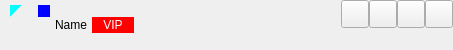
    <widget class="QWidget" name="top" native="true">
     <property name="sizePolicy">
      <sizepolicy hsizetype="Preferred" vsizetype="Fixed">
       <horstretch>0</horstretch>
       <verstretch>0</verstretch>
      </sizepolicy>
     </property>
     <property name="minimumSize">
      <size>
       <width>0</width>
       <height>50</height>
      </size>
     </property>
     <property name="maximumSize">
      <size>
       <width>16777215</width>
       <height>50</height>
      </size>
     </property>
     <layout class="QHBoxLayout" name="horizontalLayout_7">
      <property name="spacing">
       <number>5</number>
      </property>
      <property name="leftMargin">
       <number>10</number>
      </property>
      <property name="topMargin">
       <number>0</number>
      </property>
      <property name="rightMargin">
       <number>0</number>
      </property>
      <property name="bottomMargin">
       <number>0</number>
      </property>
      <item>
       <widget class="QWidget" name="icon" native="true">
        <property name="sizePolicy">
         <sizepolicy hsizetype="Fixed" vsizetype="Fixed">
          <horstretch>0</horstretch>
          <verstretch>0</verstretch>
         </sizepolicy>
        </property>
        <property name="minimumSize">
         <size>
          <width>40</width>
          <height>40</height>
         </size>
        </property>
        <property name="maximumSize">
         <size>
          <width>40</width>
          <height>40</height>
         </size>
        </property>
        <property name="cursor">
         <cursorShape>PointingHandCursor</cursorShape>
        </property>
        <property name="styleSheet">
         <string notr="true">QWidget#icon
{
border-radius:20;
border-image: url(:/res/talk/icon.jpg)
}</string>
        </property>
        <layout class="QVBoxLayout" name="verticalLayout_3">
         <property name="spacing">
          <number>0</number>
         </property>
         <property name="leftMargin">
          <number>0</number>
         </property>
         <property name="topMargin">
          <number>0</number>
         </property>
         <property name="rightMargin">
          <number>0</number>
         </property>
         <property name="bottomMargin">
          <number>0</number>
         </property>
         <item>
          <layout class="QHBoxLayout" name="horizontalLayout_5">
           <property name="spacing">
            <number>0</number>
           </property>
           <item>
            <widget class="QLabel" name="status_lt">
             <property name="minimumSize">
              <size>
               <width>12</width>
               <height>12</height>
              </size>
             </property>
             <property name="maximumSize">
              <size>
               <width>12</width>
               <height>12</height>
              </size>
             </property>
             <property name="styleSheet">
              <string notr="true">QLabel#status_lt
{
background-color:qlineargradient(spread:pad, x1:0, y1:0, x2:1, y2:1, stop:0 rgba(0, 255, 255, 255), stop:0.492147 rgba(0, 255, 255, 255), stop:0.502618 rgba(0, 0, 0, 0))
}</string>
             </property>
             <property name="text">
              <string/>
             </property>
            </widget>
           </item>
           <item>
            <spacer name="horizontalSpacer_4">
             <property name="orientation">
              <enum>Qt::Horizontal</enum>
             </property>
             <property name="sizeHint" stdset="0">
              <size>
               <width>40</width>
               <height>12</height>
              </size>
             </property>
            </spacer>
           </item>
           <item>
            <widget class="QLabel" name="status_rt">
             <property name="minimumSize">
              <size>
               <width>12</width>
               <height>12</height>
              </size>
             </property>
             <property name="maximumSize">
              <size>
               <width>12</width>
               <height>12</height>
              </size>
             </property>
             <property name="styleSheet">
              <string notr="true">QLabel#status_rt
{
background-color:blue;
}</string>
             </property>
             <property name="text">
              <string/>
             </property>
            </widget>
           </item>
          </layout>
         </item>
         <item>
          <spacer name="verticalSpacer_3">
           <property name="orientation">
            <enum>Qt::Vertical</enum>
           </property>
           <property name="sizeHint" stdset="0">
            <size>
             <width>20</width>
             <height>10</height>
            </size>
           </property>
          </spacer>
         </item>
         <item>
          <layout class="QHBoxLayout" name="horizontalLayout_6">
           <property name="spacing">
            <number>0</number>
           </property>
           <item>
            <widget class="QLabel" name="status_lb">
             <property name="minimumSize">
              <size>
               <width>14</width>
               <height>14</height>
              </size>
             </property>
             <property name="maximumSize">
              <size>
               <width>14</width>
               <height>14</height>
              </size>
             </property>
             <property name="styleSheet">
              <string notr="true">QLabel#status_lb
{

}</string>
             </property>
             <property name="text">
              <string/>
             </property>
             <property name="pixmap">
              <pixmap>:/res/contact/enu.png</pixmap>
             </property>
             <property name="scaledContents">
              <bool>true</bool>
             </property>
            </widget>
           </item>
           <item>
            <spacer name="horizontalSpacer_5">
             <property name="orientation">
              <enum>Qt::Horizontal</enum>
             </property>
             <property name="sizeHint" stdset="0">
              <size>
               <width>40</width>
               <height>12</height>
              </size>
             </property>
            </spacer>
           </item>
           <item>
            <widget class="QLabel" name="status_rb">
             <property name="minimumSize">
              <size>
               <width>14</width>
               <height>14</height>
              </size>
             </property>
             <property name="maximumSize">
              <size>
               <width>14</width>
               <height>14</height>
              </size>
             </property>
             <property name="styleSheet">
              <string notr="true">QLabel#status_rb
{

}</string>
             </property>
             <property name="text">
              <string/>
             </property>
             <property name="pixmap">
              <pixmap>:/res/contact/enu.png</pixmap>
             </property>
             <property name="scaledContents">
              <bool>true</bool>
             </property>
            </widget>
           </item>
          </layout>
         </item>
        </layout>
       </widget>
      </item>
      <item>
       <widget class="QLabel" name="name">
        <property name="sizePolicy">
         <sizepolicy hsizetype="Preferred" vsizetype="Fixed">
          <horstretch>0</horstretch>
          <verstretch>0</verstretch>
         </sizepolicy>
        </property>
        <property name="cursor">
         <cursorShape>PointingHandCursor</cursorShape>
        </property>
        <property name="text">
         <string>Name</string>
        </property>
       </widget>
      </item>
      <item>
       <widget class="QLabel" name="vip">
        <property name="sizePolicy">
         <sizepolicy hsizetype="Fixed" vsizetype="Fixed">
          <horstretch>0</horstretch>
          <verstretch>0</verstretch>
         </sizepolicy>
        </property>
        <property name="minimumSize">
         <size>
          <width>42</width>
          <height>16</height>
         </size>
        </property>
        <property name="maximumSize">
         <size>
          <width>42</width>
          <height>16</height>
         </size>
        </property>
        <property name="cursor">
         <cursorShape>PointingHandCursor</cursorShape>
        </property>
        <property name="styleSheet">
         <string notr="true">QLabel#vip
{
background-color:red;
color:white;
	font: 75 12pt &quot;微软雅黑&quot;;
}</string>
        </property>
        <property name="text">
         <string>VIP</string>
        </property>
        <property name="alignment">
         <set>Qt::AlignCenter</set>
        </property>
       </widget>
      </item>
      <item>
       <widget class="QLabel" name="space">
        <property name="sizePolicy">
         <sizepolicy hsizetype="Fixed" vsizetype="Fixed">
          <horstretch>0</horstretch>
          <verstretch>0</verstretch>
         </sizepolicy>
        </property>
        <property name="minimumSize">
         <size>
          <width>16</width>
          <height>16</height>
         </size>
        </property>
        <property name="maximumSize">
         <size>
          <width>16</width>
          <height>16</height>
         </size>
        </property>
        <property name="cursor">
         <cursorShape>PointingHandCursor</cursorShape>
        </property>
        <property name="styleSheet">
         <string notr="true">QLabel
{
border-image: url(:/res/talk/owo.png);
}</string>
        </property>
        <property name="text">
         <string/>
        </property>
       </widget>
      </item>
      <item>
       <spacer name="horizontalSpacer_6">
        <property name="orientation">
         <enum>Qt::Horizontal</enum>
        </property>
        <property name="sizeHint" stdset="0">
         <size>
          <width>141</width>
          <height>20</height>
         </size>
        </property>
       </spacer>
      </item>
      <item>
       <layout class="QVBoxLayout" name="verticalLayout_4">
        <item>
         <layout class="QHBoxLayout" name="horizontalLayout_8">
          <property name="spacing">
           <number>0</number>
          </property>
          <item>
           <spacer name="horizontalSpacer_3">
            <property name="orientation">
             <enum>Qt::Horizontal</enum>
            </property>
            <property name="sizeHint" stdset="0">
             <size>
              <width>40</width>
              <height>20</height>
             </size>
            </property>
           </spacer>
          </item>
          <item>
           <widget class="QPushButton" name="menu">
            <property name="sizePolicy">
             <sizepolicy hsizetype="Fixed" vsizetype="Fixed">
              <horstretch>0</horstretch>
              <verstretch>0</verstretch>
             </sizepolicy>
            </property>
            <property name="minimumSize">
             <size>
              <width>28</width>
              <height>28</height>
             </size>
            </property>
            <property name="maximumSize">
             <size>
              <width>28</width>
              <height>28</height>
             </size>
            </property>
            <property name="toolTip">
             <string>Window Setting</string>
            </property>
            <property name="styleSheet">
             <string notr="true">#menu
{
border-image: url(:/res/talk/net.png);
}
#menu:hover
{
background-color: rgb(218, 218, 218);
}
#menu:pressed
{
background-color: rgb(193, 193, 193)
}</string>
            </property>
            <property name="text">
             <string/>
            </property>
           </widget>
          </item>
          <item>
           <widget class="QPushButton" name="min">
            <property name="sizePolicy">
             <sizepolicy hsizetype="Fixed" vsizetype="Fixed">
              <horstretch>0</horstretch>
              <verstretch>0</verstretch>
             </sizepolicy>
            </property>
            <property name="minimumSize">
             <size>
              <width>28</width>
              <height>28</height>
             </size>
            </property>
            <property name="maximumSize">
             <size>
              <width>28</width>
              <height>28</height>
             </size>
            </property>
            <property name="toolTip">
             <string>Minimal</string>
            </property>
            <property name="styleSheet">
             <string notr="true">#min
{
border-image: url(:/res/talk/mini.png)
}
#min:hover
{
background-color: rgb(218, 218, 218);
}
#min:pressed
{
background-color: rgb(193, 193, 193)
}</string>
            </property>
            <property name="text">
             <string/>
            </property>
           </widget>
          </item>
          <item>
           <widget class="QPushButton" name="ctrl">
            <property name="sizePolicy">
             <sizepolicy hsizetype="Fixed" vsizetype="Fixed">
              <horstretch>0</horstretch>
              <verstretch>0</verstretch>
             </sizepolicy>
            </property>
            <property name="minimumSize">
             <size>
              <width>28</width>
              <height>28</height>
             </size>
            </property>
            <property name="maximumSize">
             <size>
              <width>28</width>
              <height>28</height>
             </size>
            </property>
            <property name="toolTip">
             <string>Maximal</string>
            </property>
            <property name="styleSheet">
             <string notr="true">#ctrl:!checked
{
border-image: url(:/res/talk/ctrl_max.png)
}
#ctrl:checked
{
border-image: url(:/res/talk/ctrl_nor.png)
}
#ctrl:hover
{
background-color: rgb(218, 218, 218);
}
#ctrl:pressed
{
background-color: rgb(193, 193, 193)
}</string>
            </property>
            <property name="text">
             <string/>
            </property>
            <property name="checkable">
             <bool>true</bool>
            </property>
            <property name="checked">
             <bool>false</bool>
            </property>
           </widget>
          </item>
          <item>
           <widget class="QPushButton" name="close">
            <property name="sizePolicy">
             <sizepolicy hsizetype="Fixed" vsizetype="Fixed">
              <horstretch>0</horstretch>
              <verstretch>0</verstretch>
             </sizepolicy>
            </property>
            <property name="minimumSize">
             <size>
              <width>28</width>
              <height>28</height>
             </size>
            </property>
            <property name="maximumSize">
             <size>
              <width>28</width>
              <height>28</height>
             </size>
            </property>
            <property name="toolTip">
             <string>Close</string>
            </property>
            <property name="styleSheet">
             <string notr="true">#close:!checked
{
border-image: url(:/res/talk/cls.png)
}
#close:hover
{
background-color: rgb(227, 0, 3)
}
#close:pressed
{
background-color: rgb(193, 0, 3)
}</string>
            </property>
            <property name="text">
             <string/>
            </property>
           </widget>
          </item>
         </layout>
        </item>
        <item>
         <spacer name="verticalSpacer">
          <property name="orientation">
           <enum>Qt::Vertical</enum>
          </property>
          <property name="sizeHint" stdset="0">
           <size>
            <width>20</width>
            <height>17</height>
           </size>
          </property>
         </spacer>
        </item>
       </layout>
      </item>
     </layout>
    </widget>
